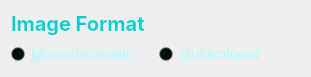
    <widget class="QWidget" name="layoutWidget_2">
     <property name="geometry">
      <rect>
       <x>350</x>
       <y>230</y>
       <width>311</width>
       <height>58</height>
      </rect>
     </property>
     <layout class="QGridLayout" name="formatLayout">
      <item row="0" column="0" colspan="2">
       <widget class="QLabel" name="formatLabel">
        <property name="palette">
         <palette>
          <active>
           <colorrole role="WindowText">
            <brush brushstyle="SolidPattern">
             <color alpha="255">
              <red>0</red>
              <green>209</green>
              <blue>209</blue>
             </color>
            </brush>
           </colorrole>
           <colorrole role="Text">
            <brush brushstyle="SolidPattern">
             <color alpha="255">
              <red>0</red>
              <green>225</green>
              <blue>225</blue>
             </color>
            </brush>
           </colorrole>
           <colorrole role="PlaceholderText">
            <brush brushstyle="SolidPattern">
             <color alpha="128">
              <red>0</red>
              <green>225</green>
              <blue>225</blue>
             </color>
            </brush>
           </colorrole>
          </active>
          <inactive>
           <colorrole role="WindowText">
            <brush brushstyle="SolidPattern">
             <color alpha="255">
              <red>0</red>
              <green>209</green>
              <blue>209</blue>
             </color>
            </brush>
           </colorrole>
           <colorrole role="Text">
            <brush brushstyle="SolidPattern">
             <color alpha="255">
              <red>0</red>
              <green>225</green>
              <blue>225</blue>
             </color>
            </brush>
           </colorrole>
           <colorrole role="PlaceholderText">
            <brush brushstyle="SolidPattern">
             <color alpha="128">
              <red>0</red>
              <green>225</green>
              <blue>225</blue>
             </color>
            </brush>
           </colorrole>
          </inactive>
          <disabled>
           <colorrole role="WindowText">
            <brush brushstyle="SolidPattern">
             <color alpha="255">
              <red>60</red>
              <green>68</green>
              <blue>102</blue>
             </color>
            </brush>
           </colorrole>
           <colorrole role="Text">
            <brush brushstyle="SolidPattern">
             <color alpha="255">
              <red>60</red>
              <green>68</green>
              <blue>102</blue>
             </color>
            </brush>
           </colorrole>
           <colorrole role="PlaceholderText">
            <brush brushstyle="SolidPattern">
             <color alpha="128">
              <red>211</red>
              <green>218</green>
              <blue>227</blue>
             </color>
            </brush>
           </colorrole>
          </disabled>
         </palette>
        </property>
        <property name="font">
         <font>
          <family>Inter</family>
          <pointsize>15</pointsize>
          <weight>75</weight>
          <bold>true</bold>
         </font>
        </property>
        <property name="text">
         <string>Image Format</string>
        </property>
       </widget>
      </item>
      <item row="1" column="1">
       <widget class="QRadioButton" name="patternButton">
        <property name="palette">
         <palette>
          <active>
           <colorrole role="WindowText">
            <brush brushstyle="SolidPattern">
             <color alpha="255">
              <red>170</red>
              <green>255</green>
              <blue>255</blue>
             </color>
            </brush>
           </colorrole>
           <colorrole role="Text">
            <brush brushstyle="SolidPattern">
             <color alpha="255">
              <red>170</red>
              <green>255</green>
              <blue>255</blue>
             </color>
            </brush>
           </colorrole>
           <colorrole role="Base">
            <brush brushstyle="SolidPattern">
             <color alpha="255">
              <red>0</red>
              <green>16</green>
              <blue>16</blue>
             </color>
            </brush>
           </colorrole>
           <colorrole role="PlaceholderText">
            <brush brushstyle="SolidPattern">
             <color alpha="128">
              <red>170</red>
              <green>255</green>
              <blue>255</blue>
             </color>
            </brush>
           </colorrole>
          </active>
          <inactive>
           <colorrole role="WindowText">
            <brush brushstyle="SolidPattern">
             <color alpha="255">
              <red>170</red>
              <green>255</green>
              <blue>255</blue>
             </color>
            </brush>
           </colorrole>
           <colorrole role="Text">
            <brush brushstyle="SolidPattern">
             <color alpha="255">
              <red>170</red>
              <green>255</green>
              <blue>255</blue>
             </color>
            </brush>
           </colorrole>
           <colorrole role="Base">
            <brush brushstyle="SolidPattern">
             <color alpha="255">
              <red>0</red>
              <green>16</green>
              <blue>16</blue>
             </color>
            </brush>
           </colorrole>
           <colorrole role="PlaceholderText">
            <brush brushstyle="SolidPattern">
             <color alpha="128">
              <red>170</red>
              <green>255</green>
              <blue>255</blue>
             </color>
            </brush>
           </colorrole>
          </inactive>
          <disabled>
           <colorrole role="WindowText">
            <brush brushstyle="SolidPattern">
             <color alpha="255">
              <red>60</red>
              <green>68</green>
              <blue>102</blue>
             </color>
            </brush>
           </colorrole>
           <colorrole role="Text">
            <brush brushstyle="SolidPattern">
             <color alpha="255">
              <red>60</red>
              <green>68</green>
              <blue>102</blue>
             </color>
            </brush>
           </colorrole>
           <colorrole role="Base">
            <brush brushstyle="SolidPattern">
             <color alpha="255">
              <red>30</red>
              <green>34</green>
              <blue>51</blue>
             </color>
            </brush>
           </colorrole>
           <colorrole role="PlaceholderText">
            <brush brushstyle="SolidPattern">
             <color alpha="128">
              <red>211</red>
              <green>218</green>
              <blue>227</blue>
             </color>
            </brush>
           </colorrole>
          </disabled>
         </palette>
        </property>
        <property name="font">
         <font>
          <pointsize>11</pointsize>
         </font>
        </property>
        <property name="text">
         <string>&amp;Multicolored</string>
        </property>
       </widget>
      </item>
      <item row="1" column="0">
       <widget class="QRadioButton" name="solidButton">
        <property name="palette">
         <palette>
          <active>
           <colorrole role="WindowText">
            <brush brushstyle="SolidPattern">
             <color alpha="255">
              <red>170</red>
              <green>255</green>
              <blue>255</blue>
             </color>
            </brush>
           </colorrole>
           <colorrole role="Text">
            <brush brushstyle="SolidPattern">
             <color alpha="255">
              <red>170</red>
              <green>255</green>
              <blue>255</blue>
             </color>
            </brush>
           </colorrole>
           <colorrole role="Base">
            <brush brushstyle="SolidPattern">
             <color alpha="255">
              <red>0</red>
              <green>16</green>
              <blue>16</blue>
             </color>
            </brush>
           </colorrole>
           <colorrole role="PlaceholderText">
            <brush brushstyle="SolidPattern">
             <color alpha="128">
              <red>170</red>
              <green>255</green>
              <blue>255</blue>
             </color>
            </brush>
           </colorrole>
          </active>
          <inactive>
           <colorrole role="WindowText">
            <brush brushstyle="SolidPattern">
             <color alpha="255">
              <red>170</red>
              <green>255</green>
              <blue>255</blue>
             </color>
            </brush>
           </colorrole>
           <colorrole role="Text">
            <brush brushstyle="SolidPattern">
             <color alpha="255">
              <red>170</red>
              <green>255</green>
              <blue>255</blue>
             </color>
            </brush>
           </colorrole>
           <colorrole role="Base">
            <brush brushstyle="SolidPattern">
             <color alpha="255">
              <red>0</red>
              <green>16</green>
              <blue>16</blue>
             </color>
            </brush>
           </colorrole>
           <colorrole role="PlaceholderText">
            <brush brushstyle="SolidPattern">
             <color alpha="128">
              <red>170</red>
              <green>255</green>
              <blue>255</blue>
             </color>
            </brush>
           </colorrole>
          </inactive>
          <disabled>
           <colorrole role="WindowText">
            <brush brushstyle="SolidPattern">
             <color alpha="255">
              <red>60</red>
              <green>68</green>
              <blue>102</blue>
             </color>
            </brush>
           </colorrole>
           <colorrole role="Text">
            <brush brushstyle="SolidPattern">
             <color alpha="255">
              <red>60</red>
              <green>68</green>
              <blue>102</blue>
             </color>
            </brush>
           </colorrole>
           <colorrole role="Base">
            <brush brushstyle="SolidPattern">
             <color alpha="255">
              <red>30</red>
              <green>34</green>
              <blue>51</blue>
             </color>
            </brush>
           </colorrole>
           <colorrole role="PlaceholderText">
            <brush brushstyle="SolidPattern">
             <color alpha="128">
              <red>211</red>
              <green>218</green>
              <blue>227</blue>
             </color>
            </brush>
           </colorrole>
          </disabled>
         </palette>
        </property>
        <property name="font">
         <font>
          <pointsize>11</pointsize>
         </font>
        </property>
        <property name="text">
         <string>&amp;Monochromatic</string>
        </property>
       </widget>
      </item>
     </layout>
    </widget>
